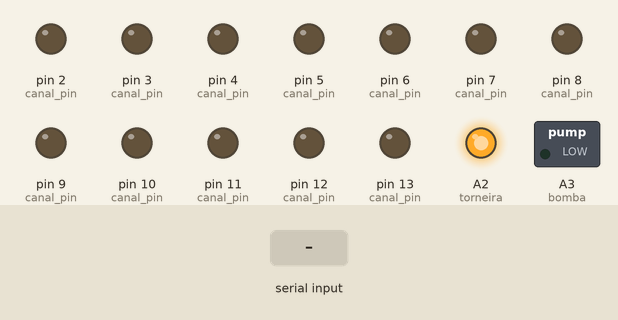
Recording of a sketch running on a simulated Arduino Uno, built with avr-gcc and run on an emulated ATmega328P. Shown: switched loads named in the sketch (green lamp = pin HIGH), output pins drawn as LEDs (lit = HIGH). Inputs (shaded band) come from the test bench. What the sketch prints to the serial monitor is not drawn.

Above: at 1.2 s.
1.3 s: "a\n" received over Serial
2.8 s: byte 84 ('T') received over Serial
4.3 s: byte 101 ('e') received over Serial
5.8 s: byte 114 ('r') received over Serial
Timing chart, 0 to 8.5 s (numbered marks = the images above; inputs shaded):
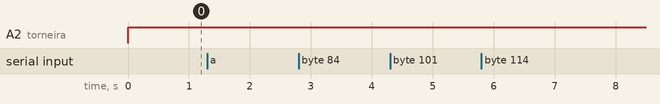

The sketch:

programa_tempo_pinos2.ino
```cpp
struct Programa{
  int ativo=0; //0-false, 1-true
  int d[7]={0,0,0,0,0,0,0}; //dia 0-false 2-true
  int hi=0, mi=0; //hora, minutos iniciais
  int hf=0, mf=0; //hora, minutos finais
  int canais[12]={0,0,0,0,0,0,0,0,0,0,0,0}; // 0-false 2-true
  int fonte=0; //torneira-0, bomba-1
  int sensor[2]={0,0}; // 0-false 2-true
}prog[20];

int dia, hora, mins, seg;
unsigned long start_time=0, curr_time=0, ant_time=0;
int seg_atual, min_atual, hora_atual, dia_atual;
int canal_pin[12][2]={ {2,-1},{3,-1},{4,-1},{5,-1},{6,-1},{7,-1},{8,-1},{9,-1},{10,-1},{11,-1},{12,-1},{13,-1} };
int nivel_humidade[2]={0,0}; //variável que guarda a voltagem lida pelo sensor
bool al3 = 1;
bool al5 = !al3;


void setup() {
  Serial.begin(9600);
  Serial.println("Arduino is ready");
  prog[0].ativo=1;
  prog[0].hi=12;
  prog[0].mi=30;
  prog[4].ativo=1;
  prog[4].d[1]=2;
  prog[4].d[2]=2;
  prog[4].hi=12;
  prog[4].mi=30;
  prog[4].canais[1]=2;
  prog[4].hf=12;
  prog[4].mf=45;
  prog[4].fonte=1;
  prog[4].sensor[0]=2;
  for(int i = 0; i<12; i++){
    pinMode(canal_pin[i][0], OUTPUT);
  }
  pinMode(A0, INPUT);  //sensor 1
  pinMode(A1, INPUT);  //sensor 2
  pinMode(A2, OUTPUT);  //torneira
  pinMode(A3, OUTPUT);  //bomba


}

void loop() {
  if(Serial.available()>0){
   int inByte = Serial.read();
   if (inByte=='t') tempo();
   if (inByte=='T') enviar_tempo();
   if (inByte=='e') enviar();
   if (inByte=='r') receber();
   if (inByte=='k') enviar_k();
   if (inByte=='a') receber_ativo();
   //if (inByte=='i')
  }
  tempo_atual();
  for (int i=0; i<20; i++){
    if (prog[i].ativo){
      int mi=prog[i].mi;
        int mf=prog[i].mf;
        int hi= prog[i].hi;
        int hf =prog[i].hf;
      if(prog[i].d[dia_atual]==1 && ((hi==hf && hora_atual==hi && min_atual>=mi && min_atual<mf) || (hi!=hf && ((hora_atual>hi && hora_atual<hf) || (hora_atual==hi && min_atual>=mi) || (hora_atual==hf && min_atual<mf)))))
      {

         digitalWrite(A2, !prog[i].fonte);
         digitalWrite(A3, prog[i].fonte);
         for(int k = 0; k<12; k++){
          if(prog[i].canais[k]==1) {
            canal_pin[k][1]=i;
            digitalWrite(canal_pin[k][0], 1);
          }

        }
      }
      else{
        /*digitalWrite(A2, 0);
        digitalWrite(A3, 0);*/
        for(int k = 0; k<12; k++){
          if(canal_pin[k][1]==i){
            canal_pin[k][1]=-1;
            digitalWrite(canal_pin[k][0], 0);
          }
        }
      }
    }
    else{
      for(int k = 0; k<12; k++){
          if(canal_pin[k][1]==i){
            canal_pin[k][1]=-1;
            digitalWrite(canal_pin[k][0], 0);
          }
      }
    }
  }

 /* for(int i=0; i<2; i++){
    if(nivel_humidade[i] >= 377*al3 + 749*al5 && nivel_humidade[i] <= 437*al3 + 807*al5){
      Serial.println("Ar");
    }
    else if(nivel_humidade[i] > 327*al3 + 726*al5 && nivel_humidade[i] <= 377*al3 + 749*al5){
      Serial.println("Solo seco");
    }
    else if(nivel_humidade[i] > 285*al3 + 629*al5 && nivel_humidade[i] <= 327*al3 + 726*al5){
      Serial.println("Solo semi húmido");
    }
    else if(nivel_humidade[i] > 258*al3 + 535*al5 && nivel_humidade[i] <= 285*al3 + 629*al5){
      Serial.println("Solo húmido");
    }
    else if(nivel_humidade[i] > 223*al3 + 473*al5 && nivel_humidade[i] <= 258*al3 + 535*al5){
      Serial.println("Água");
    }
    else{
      Serial.println("Valor lido inválido. Verifique a qualidade do sensor.");
    }
  }*/

  digitalWrite(A2, !prog[0].fonte);
  digitalWrite(A3, prog[0].fonte);
}

void tempo() {
  while (true) {
    if(Serial.available()>0){
      String data = Serial.readStringUntil('\n');
      int t = sscanf(data.c_str(), "%d, %d:%d:%d", &dia, &hora, &mins, &seg);
      if (t==4){
        Serial.println("LEITURA VALIDA");
        seg_atual=seg;
        min_atual=mins;
        hora_atual=hora;
        dia_atual=dia;
        start_time=millis()/1000;
        ant_time = start_time;
        break;
      }
      else Serial.println("LEITURA INVALIDA");
      Serial.flush();
    }
  }
}

 unsigned long converter_tempo(int d, int h, int m ,int s) {
return d*86400+m*60+s+h*3600UL;
}
void tempo_atual(){
  curr_time=millis()/1000;
  unsigned long diff_times=curr_time-ant_time;
  seg_atual += diff_times;
  while (seg_atual>=60){
    seg_atual -= 60;
    min_atual += 1;
  }
  while(min_atual>=60){
    min_atual -= 60;
    hora_atual += 1;
  }
  while(hora_atual>=24){
    hora_atual -= 24;
    dia_atual += 1;
  }
  while(dia_atual>=7) dia_atual -= 7;
  ant_time = curr_time;
}

void enviar_tempo(){
  //tempo_atual();
  /*unsigned long temp_seg_atual = seg_atual;
  unsigned long temp_dia=temp_seg_atual/(86400);
  temp_seg_atual -= temp_dia*24*3600;
  unsigned long temp_hora=temp_seg_atual/3600;
  temp_seg_atual -= temp_hora*(3600);
  unsigned long temp_min=temp_seg_atual/60;
  unsigned long temp_seg= temp_seg_atual-temp_min*60;*/
  String strtempo =  " -- Dia: " + String(dia) + " -- " + String(hora) + ":" + String(mins) + ":" + String(seg) + " -- Dia: " + String(dia_atual) + " -- " + String(hora_atual) + ":" + String(min_atual) + ":" + String(seg_atual);
  Serial.println(strtempo);
  Serial.flush();
}
void receber(){
  Serial.println("recebendo...");
  Serial.flush();
  int k = Serial.readStringUntil('\n').toInt();


  prog[k].ativo = Serial.readStringUntil('\n').toInt();
  for (int j=0; j<7; j++)
    {
      prog[k].d[j]=Serial.readStringUntil('\n').toInt();
    }
  prog[k].hi = Serial.readStringUntil('\n').toInt();
  prog[k].mi = Serial.readStringUntil('\n').toInt();
  prog[k].hf = Serial.readStringUntil('\n').toInt();
  prog[k].mf = Serial.readStringUntil('\n').toInt();
  for (int j=0; j<12; j++)
    {
      prog[k].canais[j]= Serial.readStringUntil('\n').toInt();
    }
  prog[k].fonte = Serial.readStringUntil('\n').toInt();
  for (int j=0; j<2; j++)
    {
      prog[k].sensor[j]= Serial.readStringUntil('\n').toInt();
    }
    //Serial.println("acabou de receber");
}

void receber_ativo(){
  Serial.println("recebendo ativo...");
  Serial.flush();
  int k = Serial.readStringUntil('\n').toInt();
  prog[k].ativo = Serial.readStringUntil('\n').toInt();
}

void enviar(){
  for (int i=0; i<20; i++)
  {
    Serial.println(prog[i].ativo);
    Serial.flush();
    for (int j=0; j<7; j++)
    {
      Serial.println(prog[i].d[j]);
      Serial.flush();
    }
    Serial.println(prog[i].hi);
    Serial.flush();
    Serial.println(prog[i].mi);
    Serial.flush();
    Serial.println(prog[i].hf);
    Serial.flush();
    Serial.println(prog[i].mf);
    Serial.flush();
    for (int j=0; j<12; j++)
    {
      Serial.println(prog[i].canais[j]);
      Serial.flush();
    }
    Serial.println(prog[i].fonte);
    Serial.flush();
    Serial.println(prog[i].sensor[0]);
    Serial.flush();
    Serial.println(prog[i].sensor[1]);
    Serial.flush();
  }
}

void enviar_k(){
  int k = Serial.readStringUntil('\n').toInt();
  Serial.println(k);
    Serial.println(prog[k].ativo);
    Serial.flush();
    for (int j=0; j<7; j++)
    {
      Serial.println(prog[k].d[j]);
      Serial.flush();
    }
    Serial.println(prog[k].hi);
    Serial.flush();
    Serial.println(prog[k].mi);
    Serial.flush();
    Serial.println(prog[k].hf);
    Serial.flush();
    Serial.println(prog[k].mf);
    Serial.flush();
    for (int j=0; j<12; j++)
    {
      Serial.println(prog[k].canais[j]);
      Serial.flush();
    }
    Serial.println(prog[k].fonte);
    Serial.flush();
    Serial.println(prog[k].sensor[0]);
    Serial.flush();
    Serial.println(prog[k].sensor[1]);
    Serial.flush();
}
```

Measured:
- after the input at 1.3 s, every drawn part: stays the same
- after the input at 2.8 s, every drawn part: stays the same
- after the input at 4.3 s, every drawn part: stays the same
- after the input at 5.8 s, every drawn part: stays the same
